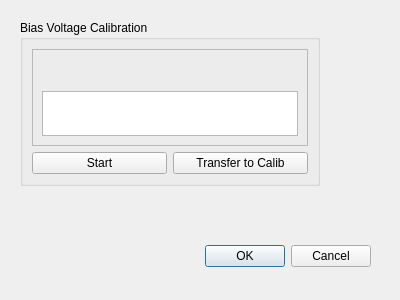
<?xml version="1.0" encoding="UTF-8"?>
<ui version="4.0">
 <class>CalibScanDialog</class>
 <widget class="QDialog" name="CalibScanDialog">
  <property name="geometry">
   <rect>
    <x>0</x>
    <y>0</y>
    <width>400</width>
    <height>300</height>
   </rect>
  </property>
  <property name="windowTitle">
   <string>Dialog</string>
  </property>
  <widget class="QDialogButtonBox" name="buttonBox">
   <property name="geometry">
    <rect>
     <x>30</x>
     <y>240</y>
     <width>341</width>
     <height>32</height>
    </rect>
   </property>
   <property name="orientation">
    <enum>Qt::Horizontal</enum>
   </property>
   <property name="standardButtons">
    <set>QDialogButtonBox::Cancel|QDialogButtonBox::Ok</set>
   </property>
  </widget>
  <widget class="QGroupBox" name="measureBiasCalibGroupBox">
   <property name="geometry">
    <rect>
     <x>20</x>
     <y>20</y>
     <width>300</width>
     <height>166</height>
    </rect>
   </property>
   <property name="sizePolicy">
    <sizepolicy hsizetype="Expanding" vsizetype="Preferred">
     <horstretch>0</horstretch>
     <verstretch>0</verstretch>
    </sizepolicy>
   </property>
   <property name="title">
    <string>Bias Voltage Calibration</string>
   </property>
   <layout class="QGridLayout" name="gridLayout_5">
    <item row="0" column="0" colspan="2">
     <widget class="QFrame" name="frame">
      <property name="frameShape">
       <enum>QFrame::StyledPanel</enum>
      </property>
      <property name="frameShadow">
       <enum>QFrame::Raised</enum>
      </property>
      <layout class="QGridLayout" name="gridLayout_3">
       <item row="0" column="0">
        <widget class="CustomPlot" name="biasVoltageCalibPlot" native="true">
         <property name="sizePolicy">
          <sizepolicy hsizetype="Preferred" vsizetype="Minimum">
           <horstretch>0</horstretch>
           <verstretch>0</verstretch>
          </sizepolicy>
         </property>
         <property name="maximumSize">
          <size>
           <width>16777215</width>
           <height>180</height>
          </size>
         </property>
        </widget>
       </item>
       <item row="1" column="0">
        <widget class="CustomPlot" name="biasCurrentCalibPlot" native="true">
         <property name="sizePolicy">
          <sizepolicy hsizetype="Preferred" vsizetype="Minimum">
           <horstretch>0</horstretch>
           <verstretch>0</verstretch>
          </sizepolicy>
         </property>
         <property name="maximumSize">
          <size>
           <width>16777215</width>
           <height>180</height>
          </size>
         </property>
        </widget>
       </item>
       <item row="2" column="0">
        <widget class="QTextEdit" name="fitTextEdit">
         <property name="sizePolicy">
          <sizepolicy hsizetype="Expanding" vsizetype="Preferred">
           <horstretch>0</horstretch>
           <verstretch>0</verstretch>
          </sizepolicy>
         </property>
         <property name="maximumSize">
          <size>
           <width>16777215</width>
           <height>45</height>
          </size>
         </property>
        </widget>
       </item>
      </layout>
     </widget>
    </item>
    <item row="1" column="0">
     <widget class="QPushButton" name="doBiasCalibPushButton">
      <property name="text">
       <string>Start</string>
      </property>
     </widget>
    </item>
    <item row="1" column="1">
     <widget class="QPushButton" name="transferBiasCoeffsPushButton">
      <property name="text">
       <string>Transfer to Calib</string>
      </property>
     </widget>
    </item>
   </layout>
  </widget>
 </widget>
 <customwidgets>
  <customwidget>
   <class>CustomPlot</class>
   <extends>QWidget</extends>
   <header>custom_plot_widget.h</header>
   <container>1</container>
  </customwidget>
 </customwidgets>
 <resources/>
 <connections>
  <connection>
   <sender>buttonBox</sender>
   <signal>accepted()</signal>
   <receiver>CalibScanDialog</receiver>
   <slot>accept()</slot>
   <hints>
    <hint type="sourcelabel">
     <x>248</x>
     <y>254</y>
    </hint>
    <hint type="destinationlabel">
     <x>157</x>
     <y>274</y>
    </hint>
   </hints>
  </connection>
  <connection>
   <sender>buttonBox</sender>
   <signal>rejected()</signal>
   <receiver>CalibScanDialog</receiver>
   <slot>reject()</slot>
   <hints>
    <hint type="sourcelabel">
     <x>316</x>
     <y>260</y>
    </hint>
    <hint type="destinationlabel">
     <x>286</x>
     <y>274</y>
    </hint>
   </hints>
  </connection>
 </connections>
</ui>
